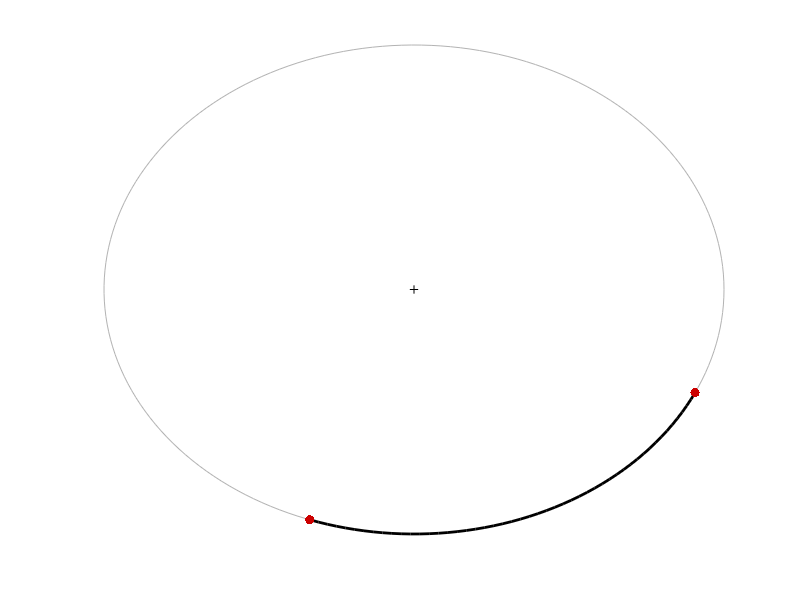

MATLAB code for this plot: (Note: this script raises an error after producing the figure.)
function demo_Riemannian_S1_interp01
% Interpolation on 1-sphere manifold (formulation with imaginary numbers)
%
% If this code is useful for your research, please cite the related publication:
% @article{Calinon20RAM,
% 	author="Calinon, S.",
% 	title="Gaussians on {R}iemannian Manifolds: Applications for Robot Learning and Adaptive Control",
% 	journal="{IEEE} Robotics and Automation Magazine ({RAM})",
% 	year="2020",
% 	pages=""
% }
% 
% Copyright (c) 2019 Idiap Research Institute, http://idiap.ch/
% Written by Sylvain Calinon, http://calinon.ch/
% 
% This file is part of PbDlib, http://www.idiap.ch/software/pbdlib/
% 
% PbDlib is free software: you can redistribute it and/or modify
% it under the terms of the GNU General Public License version 3 as
% published by the Free Software Foundation.
% 
% PbDlib is distributed in the hope that it will be useful,
% but WITHOUT ANY WARRANTY; without even the implied warranty of
% MERCHANTABILITY or FITNESS FOR A PARTICULAR PURPOSE. See the
% GNU General Public License for more details.
% 
% You should have received a copy of the GNU General Public License
% along with PbDlib. If not, see <http://www.gnu.org/licenses/>.

addpath('./m_fcts/');


%% Generate datapoints
%%%%%%%%%%%%%%%%%%%%%%%%%%%%%%%%%%%%%%%%%%%%%%%%%%%%%%%%%%%%%%%%%%%%%%%%%%%
x = exp(1i * (rand(1,2)-0.5) * 2*pi);


%% Geodesic interpolation (interpolation between two points can be computed in closed form)
%%%%%%%%%%%%%%%%%%%%%%%%%%%%%%%%%%%%%%%%%%%%%%%%%%%%%%%%%%%%%%%%%%%%%%%%%
nbData = 50; %Number of interpolation steps
w = linspace(0,1,nbData);
xi = zeros(1,nbData);
for t=1:nbData
	xi(t) = expmap(w(t) * logmap(x(2),x(1)), x(1));
end


%% 2D plot
%%%%%%%%%%%%%%%%%%%%%%%%%%%%%%%%%%%%%%%%%%%%%%%%%%%%%%%%%%%%%%%%%%%%%%%%%%%
figure('position',[10,10,1300,950]); hold on; axis off; 
t = linspace(0, 2*pi, 200);
plot(cos(t), sin(t), '-','color',[.7 .7 .7]);
plot(0,0,'k+');
plot(real(xi), imag(xi), '-','linewidth',2,'color',[0 0 0]);
plot(real(x), imag(x), '.','markersize',20,'color',[.8 0 0]);
u = logmap(x(2), x(1));
x = [real(x(1)); imag(x(1))];
xn = [-x(2); x(1)];
xn = xn .* u ./ norm(xn);
plot2DArrow(x, xn, [.8,0,0], 2, .04);
axis equal; 

% print('-dpng','graphs/demo_Riemannian_S1_interp01.png');
pause;
close all;
end


%% Functions
%%%%%%%%%%%%%%%%%%%%%%%%%%%%%%%%%%%%%%%%%%%%%%%%%%%%%%%%%%%%%%%%%%%%%%%%%%%
function x = expmap(u,x0)
	x = x0 * exp(u*1i);
end

function u = logmap(x,x0)
	u = imag(log(x0' * x));
end